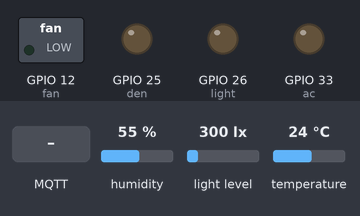
Bench run of a program on a simulated ESP32. On the bench: switched loads named in the program (green lamp = pin HIGH), output pins drawn as LEDs (lit = HIGH). The test bench sets the inputs (shaded band); at power-on: humidity 55 %, light level 300 lx, temperature 24 °C. WiFi joins after 1.5 s; servers stay silent unless stated; random numbers use the default seed unless the program sets one; no MQTT or app messages arrive unless stated; what the program prints to the serial monitor is not drawn.

Above: at 2.7 s.
2.8 s: MQTT message "fan" arrives on the first subscribed topic
5.0 s: MQTT message "on" arrives on the first subscribed topic
7.1 s: MQTT message "off" arrives on the first subscribed topic
At 26.8 s:
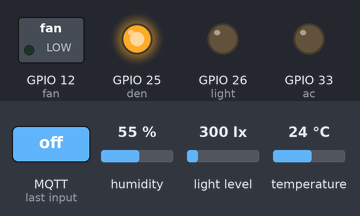
Timing chart, 0 to 31.3 s (numbered marks = the images above; inputs shaded):
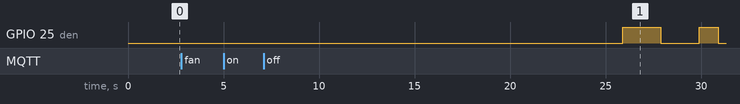

Measured:
- after the input at 2.8 s, every drawn part: stays the same
- after the input at 5.0 s, every drawn part: stays the same

The program:

main.cpp
```cpp
#include <DHT.h>
#include <Arduino.h>
#include <Adafruit_Sensor.h>
#include <BH1750.h>
#include <Wire.h>
#include <PubSubClient.h>
#include <WiFi.h>
#include <ArduinoJson.h>


#define DHTPIN 4 // DHT11 data pin (GPIO4)
#define DHTTYPE DHT11
#define MQTT_SERVER "172.20.10.3" // Wifi IP
#define MQTT_PORT 1883
#define MQTT_TOPIC "iot_project"      // Broker topic
#define MQTT_REQUEST "iot_project_request"      // Broker request topic
#define MQTT_UPDATE "iot_project_update"      // Broker request topic

const char* ssid = "Nam Phạm";         // Wifi name
const char* password = "111222333";   // Wifi password

boolean manualState = false;

const int fan = 12;
const int light = 26;
const int ac = 33;
const int den = 25;

WiFiClient espClient;
PubSubClient client(espClient);

BH1750 lightMeter(0x23);
DHT dht(DHTPIN, DHTTYPE);

//ket noi wifi
void setup_wifi() {
  delay(10);
  Serial.println();
  Serial.print("Connecting to ");
  Serial.println(ssid);

  WiFi.begin(ssid, password);

  while (WiFi.status() != WL_CONNECTED) { // Wait for connection
    delay(500);
    Serial.print(".");
  }

  Serial.println("");
  Serial.println("WiFi connected");
  Serial.print("IP address: ");
  Serial.println(WiFi.localIP());
}

/// xu ly khi esp nhan du lieu mqtt
/// @param topic
/// @param payload
/// @param length
void callback(char* topic, byte* payload, unsigned int length) {
  Serial.print("Message arrived [");
  Serial.print(topic);
  Serial.print("] ");

  // Convert payload to String safely
  String message;
  for (unsigned int i = 0; i < length; i++) {
    message += (char)payload[i];
  }
  Serial.println(message);
    // Parse the message as JSON
    StaticJsonDocument<256> doc;
    DeserializationError error = deserializeJson(doc, message);

    if (error) {
      Serial.print(F("deserializeJson() failed: "));
      Serial.println(error.f_str());
      return;
    }

    const char* device = doc["device"];
    const char* action = doc["action"];

    bool stateChanged = false;

    // Check the device and action
    if (strcmp(device, "fan") == 0) {
      if (strcmp(action, "on") == 0) {

        digitalWrite(fan, HIGH);
        stateChanged = true;
      } else if (strcmp(action, "off") == 0) {
        digitalWrite(fan, LOW);
        stateChanged = true;
      }
    } else if (strcmp(device, "light") == 0) {
      if (strcmp(action, "on") == 0) {

        digitalWrite(light, HIGH);
        stateChanged = true;
      } else if (strcmp(action, "off") == 0) {
        digitalWrite(light, LOW);
        stateChanged = true;
      }

    } else if (strcmp(device, "ac") == 0) {
      if (strcmp(action, "on") == 0) {
        digitalWrite(ac, HIGH);
        stateChanged = true;
      } else if (strcmp(action, "off") == 0) {
        digitalWrite(ac, LOW);
        stateChanged = true;
      }
    } else if (strcmp(device, "alarm") == 0) {
      if (strcmp(action, "on") == 0) {
        manualState = true;
        digitalWrite(den, HIGH);
        stateChanged = true;
      } else if (strcmp(action, "off") == 0) {
        manualState = false;
        digitalWrite(den, LOW);
        stateChanged = true;
      }
    }

    if (stateChanged) {
      StaticJsonDocument<256> doc;
      doc["device"] = device;
      doc["action"] = action;

      char jsonBuffer[512];
      serializeJson(doc, jsonBuffer);

      client.publish(MQTT_UPDATE, jsonBuffer);
      Serial.print("Published JSON: ");
      Serial.println(jsonBuffer);

  }
}


//khoi tao Serial,dht,...
void setup() {
  Serial.begin(115200);
  dht.begin();
  Wire.begin();


  if (lightMeter.begin(BH1750::CONTINUOUS_HIGH_RES_MODE)) {
    Serial.println(F("BH1750 Advanced begin"));
  } else {
    Serial.println(F("Error initialising BH1750"));
  }

  setup_wifi();
  client.setServer(MQTT_SERVER, MQTT_PORT);
  client.setCallback(callback);

  pinMode(fan, OUTPUT);
  pinMode(light, OUTPUT);
  pinMode(ac, OUTPUT);
  pinMode(den, OUTPUT);

  digitalWrite(fan, LOW);
  digitalWrite(light, LOW);
  digitalWrite(ac, LOW);
  digitalWrite(den, LOW);
}

//mqtt mat ket noi,lap connect den khi tcong
void reconnect() {
  while (!client.connected()) {
    Serial.print("Attempting MQTT connection...");
    if (client.connect("ArduinoClient")) {
      Serial.println("connected");
      // Subscribe to the topic
      client.subscribe(MQTT_REQUEST);
    } else {
      Serial.print("failed, rc=");
      Serial.print(client.state());
      Serial.println(" try again in 5 seconds");
      delay(5000);
    }
  }
}

void loop() {
  if (!client.connected()) {
    reconnect();
  }
  client.loop();

  float humidity = dht.readHumidity();
  float temperature = dht.readTemperature();
  float lux = lightMeter.readLightLevel();
  if (isnan(humidity) || isnan(temperature)) {
    Serial.println("Failed to read from DHT sensor!");
    return;
  }

  // if(lux > 500){
  //   blinkLed();
  // }

  // if(lux > 200){
  //   digitalWrite(light, HIGH);
  // }

  float dust = random(0, 100);
  if(dust > 80 && !manualState){

  StaticJsonDocument<256> doc;
  doc["humidity"] = humidity;
  doc["temperature"] = temperature;
  doc["lux"] = lux;
  doc["dust"] = dust;
  // doc["wind"] = wind;


  doc["fan"] = (digitalRead(fan) == HIGH) ? 1 : 0;
  doc["light"] = (digitalRead(light) == HIGH) ? 1 : 0;
  doc["ac"] = (digitalRead(ac) == HIGH) ? 1 : 0;
  doc["alarm"] = (digitalRead(den) == HIGH) ? 1 : 0;

  char jsonBuffer[512];


  doc["alarm"] = "1";
  serializeJson(doc, jsonBuffer);
  client.publish(MQTT_TOPIC, jsonBuffer);
  digitalWrite(den, HIGH);
  delay(2000);

  doc["alarm"] = "0";
  serializeJson(doc, jsonBuffer);
  client.publish(MQTT_TOPIC, jsonBuffer);
  digitalWrite(den, LOW);
  delay(2000);

  doc["alarm"] = "1";
  serializeJson(doc, jsonBuffer);
  client.publish(MQTT_TOPIC, jsonBuffer);
  digitalWrite(den, HIGH);
  delay(1000);


  doc["alarm"] = "0";
  serializeJson(doc, jsonBuffer);
  client.publish(MQTT_TOPIC, jsonBuffer);
  digitalWrite(den, LOW);
  delay(1000);

  doc["alarm"] = "1";
  serializeJson(doc, jsonBuffer);
  client.publish(MQTT_TOPIC, jsonBuffer);
  digitalWrite(den, HIGH);
  delay(1000);

  doc["alarm"] = "0";
  serializeJson(doc, jsonBuffer);
  client.publish(MQTT_TOPIC, jsonBuffer);
  digitalWrite(den, LOW);
  delay(1000);
  }

  StaticJsonDocument<256> doc;
  doc["humidity"] = humidity;
  doc["temperature"] = temperature;
  doc["lux"] = lux;
  doc["dust"] = dust;
  // doc["wind"] = wind;


  doc["fan"] = (digitalRead(fan) == HIGH) ? 1 : 0;
  doc["light"] = (digitalRead(light) == HIGH) ? 1 : 0;
  doc["ac"] = (digitalRead(ac) == HIGH) ? 1 : 0;
  doc["alarm"] = (digitalRead(den) == HIGH) ? 1 : 0;


  char jsonBuffer[512];
  serializeJson(doc, jsonBuffer);

  client.publish(MQTT_TOPIC, jsonBuffer);

  // Serial.print("Published JSON: ");
  // Serial.println(jsonBuffer);

  delay(2000);
}
```
